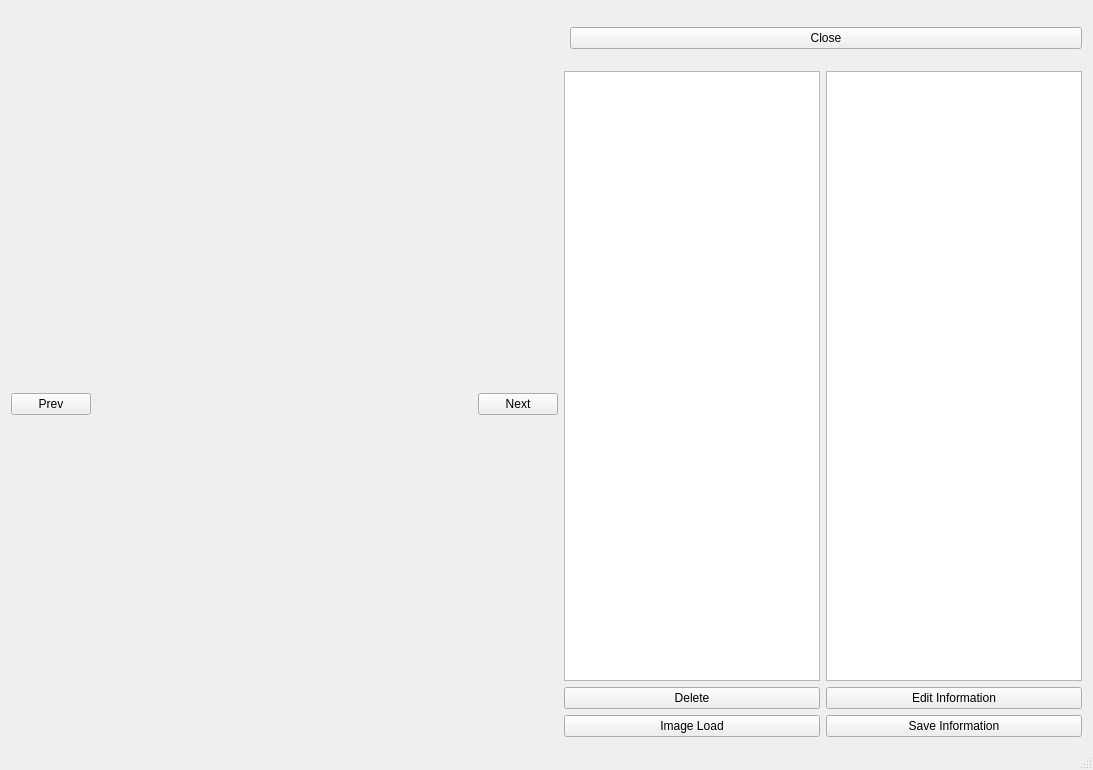
<?xml version="1.0" encoding="UTF-8"?>
<ui version="4.0">
 <class>Annotation_Tool_MainClass</class>
 <widget class="QMainWindow" name="Annotation_Tool_MainClass">
  <property name="geometry">
   <rect>
    <x>0</x>
    <y>0</y>
    <width>1093</width>
    <height>770</height>
   </rect>
  </property>
  <property name="sizePolicy">
   <sizepolicy hsizetype="Fixed" vsizetype="Fixed">
    <horstretch>0</horstretch>
    <verstretch>0</verstretch>
   </sizepolicy>
  </property>
  <property name="windowTitle">
   <string>Annotation_Tool_Main</string>
  </property>
  <widget class="QWidget" name="centralWidget">
   <property name="sizePolicy">
    <sizepolicy hsizetype="Maximum" vsizetype="Maximum">
     <horstretch>0</horstretch>
     <verstretch>0</verstretch>
    </sizepolicy>
   </property>
   <layout class="QGridLayout" name="gridLayout_2">
    <item row="0" column="0">
     <layout class="QHBoxLayout" name="horizontalLayout">
      <property name="sizeConstraint">
       <enum>QLayout::SizeConstraint::SetMaximumSize</enum>
      </property>
      <item>
       <layout class="QVBoxLayout" name="verticalLayout">
        <item>
         <widget class="QLabel" name="lbl_institution">
          <property name="frameShadow">
           <enum>QFrame::Shadow::Plain</enum>
          </property>
          <property name="text">
           <string/>
          </property>
          <property name="alignment">
           <set>Qt::AlignmentFlag::AlignCenter</set>
          </property>
         </widget>
        </item>
        <item>
         <widget class="QLabel" name="lbl_career">
          <property name="text">
           <string/>
          </property>
          <property name="alignment">
           <set>Qt::AlignmentFlag::AlignCenter</set>
          </property>
         </widget>
        </item>
        <item>
         <widget class="QLabel" name="lbl_name">
          <property name="text">
           <string/>
          </property>
          <property name="alignment">
           <set>Qt::AlignmentFlag::AlignCenter</set>
          </property>
         </widget>
        </item>
       </layout>
      </item>
      <item>
       <spacer name="horizontalSpacer">
        <property name="orientation">
         <enum>Qt::Orientation::Horizontal</enum>
        </property>
        <property name="sizeType">
         <enum>QSizePolicy::Policy::Minimum</enum>
        </property>
        <property name="sizeHint" stdset="0">
         <size>
          <width>40</width>
          <height>20</height>
         </size>
        </property>
       </spacer>
      </item>
      <item>
       <widget class="QPushButton" name="btn_quit">
        <property name="text">
         <string>Close</string>
        </property>
       </widget>
      </item>
     </layout>
    </item>
    <item row="1" column="0">
     <layout class="QHBoxLayout" name="horizontalLayout_2">
      <item>
       <widget class="QPushButton" name="btn_prev">
        <property name="sizePolicy">
         <sizepolicy hsizetype="Fixed" vsizetype="Fixed">
          <horstretch>0</horstretch>
          <verstretch>0</verstretch>
         </sizepolicy>
        </property>
        <property name="text">
         <string>Prev</string>
        </property>
       </widget>
      </item>
      <item>
       <widget class="QLabel" name="lbl_image">
        <property name="sizePolicy">
         <sizepolicy hsizetype="Ignored" vsizetype="Ignored">
          <horstretch>0</horstretch>
          <verstretch>0</verstretch>
         </sizepolicy>
        </property>
        <property name="text">
         <string/>
        </property>
       </widget>
      </item>
      <item>
       <widget class="QPushButton" name="btn_next">
        <property name="sizePolicy">
         <sizepolicy hsizetype="Fixed" vsizetype="Fixed">
          <horstretch>0</horstretch>
          <verstretch>0</verstretch>
         </sizepolicy>
        </property>
        <property name="text">
         <string>Next</string>
        </property>
       </widget>
      </item>
      <item>
       <layout class="QGridLayout" name="gridLayout">
        <item row="2" column="0">
         <widget class="QPushButton" name="btn_loadImg">
          <property name="text">
           <string>Image Load</string>
          </property>
         </widget>
        </item>
        <item row="0" column="0">
         <widget class="QListWidget" name="list_lbl">
          <property name="sizePolicy">
           <sizepolicy hsizetype="Fixed" vsizetype="Expanding">
            <horstretch>0</horstretch>
            <verstretch>0</verstretch>
           </sizepolicy>
          </property>
         </widget>
        </item>
        <item row="0" column="1">
         <widget class="QListWidget" name="list_info">
          <property name="sizePolicy">
           <sizepolicy hsizetype="Fixed" vsizetype="Expanding">
            <horstretch>0</horstretch>
            <verstretch>0</verstretch>
           </sizepolicy>
          </property>
         </widget>
        </item>
        <item row="1" column="1">
         <widget class="QPushButton" name="btn_editInfo">
          <property name="text">
           <string>Edit Information</string>
          </property>
         </widget>
        </item>
        <item row="1" column="0">
         <widget class="QPushButton" name="btn_delLabel">
          <property name="text">
           <string>Delete</string>
          </property>
         </widget>
        </item>
        <item row="2" column="1">
         <widget class="QPushButton" name="btn_saveInfo">
          <property name="text">
           <string>Save Information</string>
          </property>
         </widget>
        </item>
       </layout>
      </item>
     </layout>
    </item>
   </layout>
  </widget>
  <widget class="QStatusBar" name="statusBar"/>
 </widget>
 <layoutdefault spacing="6" margin="11"/>
 <resources>
  <include location="Annotation_Tool_Main.qrc"/>
 </resources>
 <connections/>
</ui>
